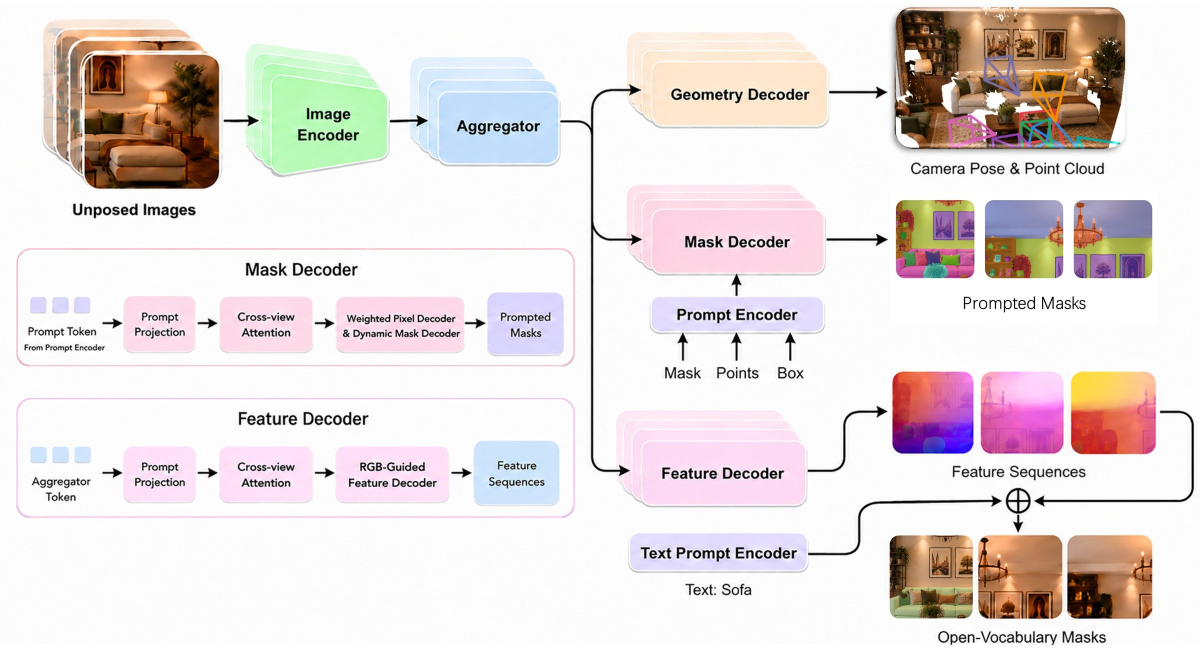
#> input picture media/method/fig_network.jpg, 2400 x 1323 px, given in place of FeaturePuzzlesPipeline.png, which was not available (shown at 1/2 size)
$ python crop_method_figs.py ../media/method/fig_network.jpg ../media/method/fig_puzzles.jpg
#> lines starting #> are read from the running program, lines starting #| are printed output that depends on the picture; pictures that were not available may be replaced by others from this repository, and a replacement may not be noted
import sys, os
from PIL import Image
figs, out = sys.argv[1], sys.argv[2]
os.makedirs(out, exist_ok=True)
f2 = Image.open(os.path.join(figs, "FeaturePuzzlesPipeline.png")).convert("RGB")
#> f2 is the input picture: PIL image 2400x1323 RGB; mean R, G, B 230.7, 222, 220.8
f3 = Image.open(os.path.join(figs, "NetworkPipeline.jpg")).convert("RGB")
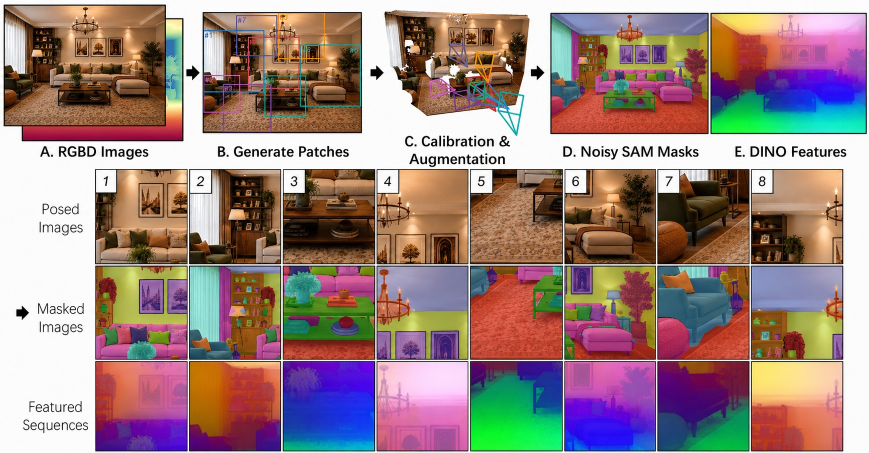
#> input picture media/method/fig_puzzles.jpg, 1738 x 905 px, given in place of NetworkPipeline.jpg, which was not available (shown at 1/2 size)
#> f3 is the input picture: PIL image 1738x905 RGB; mean R, G, B 156.3, 131.7, 128.6
def save(im, box, name, w=None):
#> called with box = (10, 12, 330, 249), name = 'parent.jpg'
    c = im.crop(tuple(int(round(v)) for v in box))
    if w and c.width > w: c = c.resize((w, round(c.height * w / c.width)), Image.LANCZOS)
    c.save(os.path.join(out, name), quality=88); return c.size
print(save(f2, (10, 12, 330, 249), "parent.jpg"))
#| (320, 237)
print(save(f2, (407, 26, 722, 264), "parent_crops.jpg"))
#| (315, 238)
print(save(f2, (766, 16, 1064, 274), "aug3d.jpg"))
#| (298, 258)
print(save(f2, (1103, 28, 1415, 265), "sam.jpg"))
#> call 4 of save, with box = (1103, 28, 1415, 265), name = 'sam.jpg'
#> in save (call 4), `c = im.crop(tuple(int(round(v)) for v in box))`:
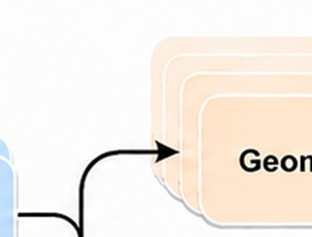
#> c: PIL image 312x237 RGB; mean R, G, B 245.1, 238.7, 231.9
#| (312, 237)
print(save(f2, (1423, 28, 1731, 265), "dino.jpg"))
#> in save (call 5), `c = im.crop(tuple(int(round(v)) for v in box))`:
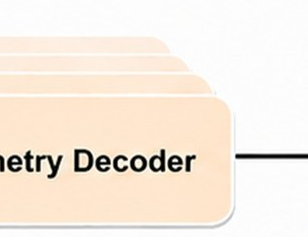
#> c: PIL image 308x237 RGB; mean R, G, B 245.2, 234.6, 223.2
#| (308, 237)
for r, (y0, y1) in enumerate([(340, 526), (533, 717), (724, 902)]):
    for i in range(8):
        x0 = 192 + 187.5 * i
        save(f2, (x0 + 1, y0, x0 + 182, y1), f"tile_{'rgb mask feat'.split()[r]}_{i+1}.jpg")
#> this loop made 3 passes
#> pass 1, in save (call 6), `c = im.crop(tuple(int(round(v)) for v in box))`:
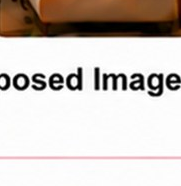
#> c: PIL image 181x186 RGB; mean R, G, B 206.5, 198.1, 192.7
#> pass 1, in save (call 7), `c = im.crop(tuple(int(round(v)) for v in box))`:
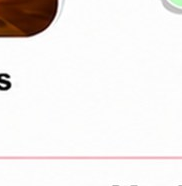
#> c: PIL image 182x186 RGB; mean R, G, B 240.9, 237.4, 236.1
#> pass 1, in save (call 8), `c = im.crop(tuple(int(round(v)) for v in box))`:
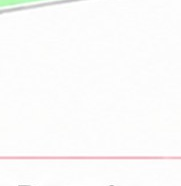
#> c: PIL image 181x186 RGB; mean R, G, B 251.5, 251, 250.7
s = 2.5
#> s = 2.5
def b(x0, y0, x1, y1): return (x0 * s, y0 * s, x1 * s, y1 * s)
print(save(f3, b(140, 94, 366, 313), "net_input.jpg", 600))
#> in save (call 30), `c = im.crop(tuple(int(round(v)) for v in box))`:
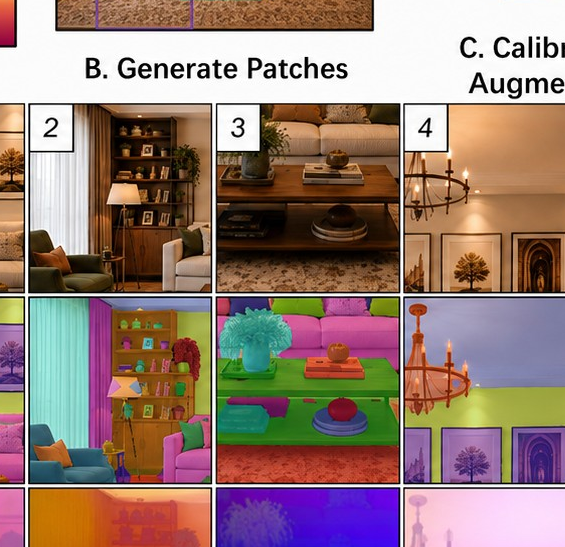
#> c: PIL image 565x547 RGB; mean R, G, B 150.8, 125.1, 117
#| (565, 547)
print(save(f3, b(1494, 14, 1874, 246), "net_pointcloud.jpg", 900))
#> in save (call 31), `c = im.crop(tuple(int(round(v)) for v in box))`: c: PIL image 950x580 RGB; every value is 0
#> in save (call 31), `if w and c.width > w: c = c.resize((w, round(c.height * w / c.width)),..`: c: PIL image 900x549 RGB; every value is 0
#| (900, 549)
for k, x in enumerate([1494, 1643, 1791]):
    save(f3, b(x + 2, 335, x + 128, 461), f"net_mask_{k+1}.jpg", 320)
for k, x in enumerate([1489, 1638, 1788]):
    save(f3, b(x + 2, 622, x + 132, 753), f"net_feat_{k+1}.jpg", 320)
for k, x in enumerate([1485, 1633, 1782]):
    save(f3, b(x + 2, 895, x + 135, 1028), f"net_ov_{k+1}.jpg", 320)
